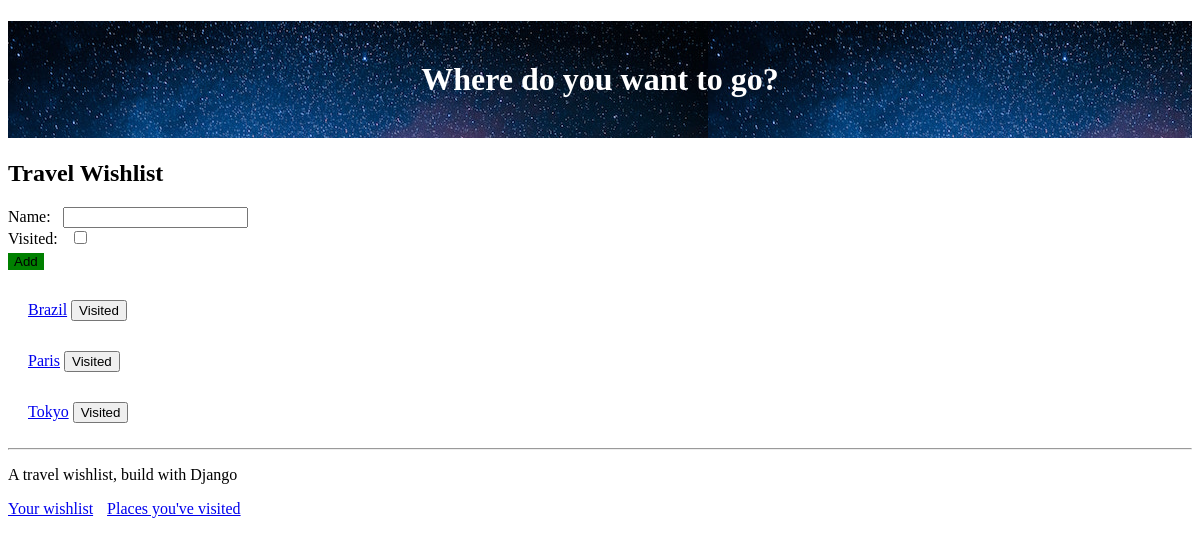
Before: / (signed in) with the older database file.
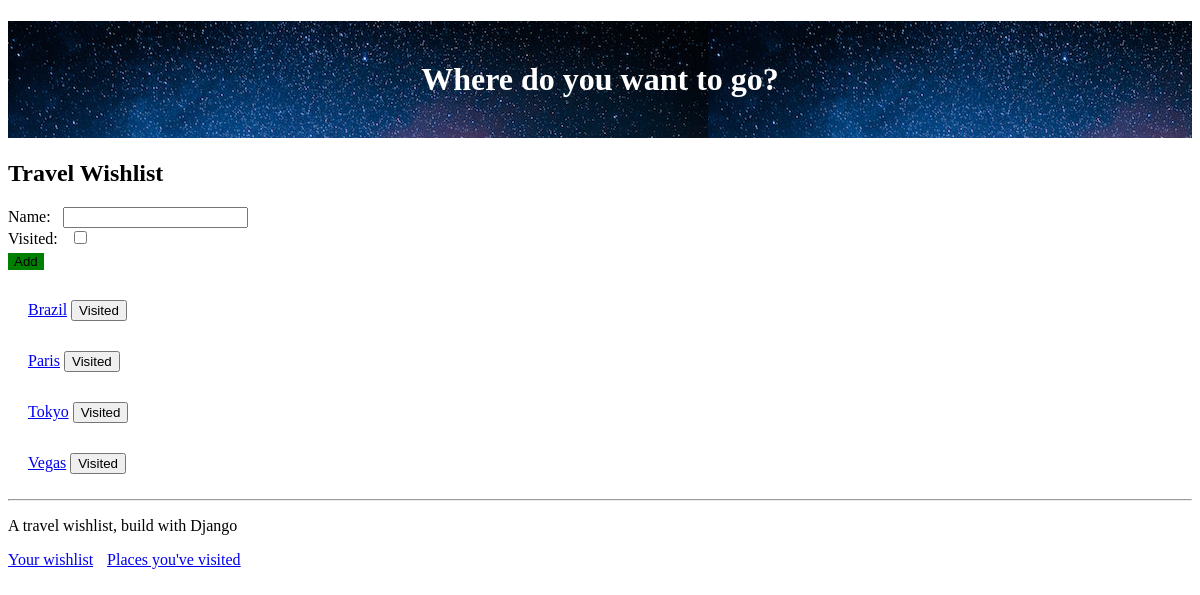
After: the same page with the newer database file.
### travel_wishlist/models.py (models this page shows, shortened)
class Place(models.Model):
    user = models.ForeignKey('auth.User', null=False, on_delete=models.CASCADE)
    name = models.CharField(max_length=200)
    visited = models.BooleanField(default=False)
    notes = models.TextField(blank=True, null=True)
    date_visited = models.DateField(blank=True, null=True)
    photo = models.ImageField(upload_to='user_images/', blank=True, null=True)

### travel_wishlist/views.py (the view, shortened to what this page needs)
# urls.py: path('', views.place_list, name='place_list'),
@login_required
def place_list(request):
    places = Place.objects.filter(user=request.user).filter(visited=False).order_by('name')
    new_place_form = NewPlaceForm() #used to create HTML
    return render(request, 'travel_wishlist/wish_list.html', {'places':places, 'new_place_form': new_place_form})

### travel_wishlist/forms.py
class NewPlaceForm(forms.ModelForm):
    class Meta:
        model = Place
        fields =('name', 'visited')

### travel_wishlist/templates/travel_wishlist/wish_list.html (shortened to what this page needs)
{% extends 'travel_wishlist/base.html' %}
{% block content %}
<h2> Travel Wishlist</h2>
<form method="POST" action="{% url 'place_list' %}">
    {{ new_place_form }}
    <button id="add-new-place" type="submit">Add</button>
</form>
{% for place in places %}
<div class="wishlist-place">
    <span id="place-name-{{ place.pk }}" class="place.name">
       <a href="{% url 'place_details' place.pk %}">{{ place.name }}</a>
    </span>
     <form class="visited-form" method="POST" action="{% url 'place_was_visited' place.pk %}">
         <button id="visited-button-{{ place.pk }}" type="submit">Visited</button>
     </form>
</div>
{% empty %}
<p>
    You have no places in your wishlist.</p>
{% endfor %}
{% endblock %}

Changed rows visible on the page:
added Place: name "Vegas"
